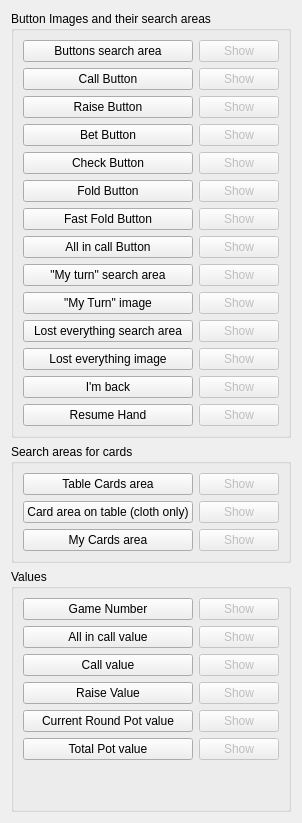
          <widget class="QWidget" name="tab_2">
           <attribute name="title">
            <string>Search areas</string>
           </attribute>
           <layout class="QGridLayout" name="gridLayout_10">
            <item row="0" column="0">
             <layout class="QGridLayout" name="gridLayout_6">
              <item row="0" column="0">
               <widget class="QGroupBox" name="groupBox">
                <property name="title">
                 <string>Button Images and their search areas</string>
                </property>
                <layout class="QGridLayout" name="gridLayout_3">
                 <item row="7" column="0">
                  <widget class="QPushButton" name="all_in_call_button">
                   <property name="toolTip">
                    <string>Ensure to only select the portion that never changes</string>
                   </property>
                   <property name="text">
                    <string>All in call Button</string>
                   </property>
                  </widget>
                 </item>
                 <item row="3" column="1">
                  <widget class="QPushButton" name="bet_button_show">
                   <property name="enabled">
                    <bool>false</bool>
                   </property>
                   <property name="text">
                    <string>Show</string>
                   </property>
                  </widget>
                 </item>
                 <item row="4" column="0">
                  <widget class="QPushButton" name="check_button">
                   <property name="toolTip">
                    <string>&lt;html&gt;&lt;head/&gt;&lt;body&gt;&lt;p&gt;Select the check button, or a small part of it that is unique.&lt;/p&gt;&lt;/body&gt;&lt;/html&gt;</string>
                   </property>
                   <property name="text">
                    <string>Check Button</string>
                   </property>
                  </widget>
                 </item>
                 <item row="9" column="0">
                  <widget class="QPushButton" name="my_turn">
                   <property name="toolTip">
                    <string>Best select the top left corner of the call button, or any other element that is always identical for all situations when it's your turn</string>
                   </property>
                   <property name="text">
                    <string>&quot;My Turn&quot; image</string>
                   </property>
                  </widget>
                 </item>
                 <item row="12" column="0">
                  <widget class="QPushButton" name="im_back">
                   <property name="toolTip">
                    <string>Image showing I'm back, in case of tha time out</string>
                   </property>
                   <property name="text">
                    <string>I'm back</string>
                   </property>
                  </widget>
                 </item>
                 <item row="5" column="0">
                  <widget class="QPushButton" name="fold_button">
                   <property name="toolTip">
                    <string>&lt;html&gt;&lt;head/&gt;&lt;body&gt;&lt;p&gt;Select small part of the fold button text.&lt;/p&gt;&lt;/body&gt;&lt;/html&gt;</string>
                   </property>
                   <property name="text">
                    <string>Fold Button</string>
                   </property>
                  </widget>
                 </item>
                 <item row="11" column="0">
                  <widget class="QPushButton" name="lost_everything">
                   <property name="toolTip">
                    <string>An image showing no funds left: e.g. 0.00</string>
                   </property>
                   <property name="text">
                    <string>Lost everything image</string>
                   </property>
                  </widget>
                 </item>
                 <item row="9" column="1">
                  <widget class="QPushButton" name="my_turn_show">
                   <property name="enabled">
                    <bool>false</bool>
                   </property>
                   <property name="text">
                    <string>Show</string>
                   </property>
                  </widget>
                 </item>
                 <item row="10" column="0">
                  <widget class="QPushButton" name="lost_everything_search_area">
                   <property name="toolTip">
                    <string>Select area to look for a sign that all funds are lost. This is usually the area of the player's left funds.</string>
                   </property>
                   <property name="text">
                    <string>Lost everything search area</string>
                   </property>
                  </widget>
                 </item>
                 <item row="1" column="1">
                  <widget class="QPushButton" name="call_button_show">
                   <property name="enabled">
                    <bool>false</bool>
                   </property>
                   <property name="text">
                    <string>Show</string>
                   </property>
                  </widget>
                 </item>
                 <item row="11" column="1">
                  <widget class="QPushButton" name="lost_everything_show">
                   <property name="enabled">
                    <bool>false</bool>
                   </property>
                   <property name="text">
                    <string>Show</string>
                   </property>
                  </widget>
                 </item>
                 <item row="6" column="0">
                  <widget class="QPushButton" name="fast_fold_button">
                   <property name="toolTip">
                    <string>&lt;html&gt;&lt;head/&gt;&lt;body&gt;&lt;p&gt;Select the text of the fast fold button.&lt;/p&gt;&lt;/body&gt;&lt;/html&gt;</string>
                   </property>
                   <property name="text">
                    <string>Fast Fold Button</string>
                   </property>
                  </widget>
                 </item>
                 <item row="8" column="1">
                  <widget class="QPushButton" name="my_turn_search_area_show">
                   <property name="enabled">
                    <bool>false</bool>
                   </property>
                   <property name="text">
                    <string>Show</string>
                   </property>
                  </widget>
                 </item>
                 <item row="1" column="0">
                  <widget class="QPushButton" name="call_button">
                   <property name="toolTip">
                    <string>&lt;html&gt;&lt;head/&gt;&lt;body&gt;&lt;p&gt;Only select a small portion of the button (e.g. the call text), without the actual call amount &lt;/p&gt;&lt;/body&gt;&lt;/html&gt;</string>
                   </property>
                   <property name="text">
                    <string>Call Button</string>
                   </property>
                  </widget>
                 </item>
                 <item row="0" column="1">
                  <widget class="QPushButton" name="buttons_search_area_show">
                   <property name="enabled">
                    <bool>false</bool>
                   </property>
                   <property name="text">
                    <string>Show</string>
                   </property>
                  </widget>
                 </item>
                 <item row="5" column="1">
                  <widget class="QPushButton" name="fold_button_show">
                   <property name="enabled">
                    <bool>false</bool>
                   </property>
                   <property name="text">
                    <string>Show</string>
                   </property>
                  </widget>
                 </item>
                 <item row="10" column="1">
                  <widget class="QPushButton" name="lost_everything_search_area_show">
                   <property name="enabled">
                    <bool>false</bool>
                   </property>
                   <property name="text">
                    <string>Show</string>
                   </property>
                  </widget>
                 </item>
                 <item row="4" column="1">
                  <widget class="QPushButton" name="check_button_show">
                   <property name="enabled">
                    <bool>false</bool>
                   </property>
                   <property name="text">
                    <string>Show</string>
                   </property>
                  </widget>
                 </item>
                 <item row="7" column="1">
                  <widget class="QPushButton" name="all_in_call_button_show">
                   <property name="enabled">
                    <bool>false</bool>
                   </property>
                   <property name="text">
                    <string>Show</string>
                   </property>
                  </widget>
                 </item>
                 <item row="3" column="0">
                  <widget class="QPushButton" name="bet_button">
                   <property name="minimumSize">
                    <size>
                     <width>0</width>
                     <height>0</height>
                    </size>
                   </property>
                   <property name="toolTip">
                    <string>&lt;html&gt;&lt;head/&gt;&lt;body&gt;&lt;p&gt;This is optional for tables where the raise button is sometimes called bet button. Here as well, just select the text without the number, to ensure it's the same all the time.&lt;/p&gt;&lt;/body&gt;&lt;/html&gt;</string>
                   </property>
                   <property name="text">
                    <string>Bet Button</string>
                   </property>
                  </widget>
                 </item>
                 <item row="12" column="1">
                  <widget class="QPushButton" name="im_back_show">
                   <property name="enabled">
                    <bool>false</bool>
                   </property>
                   <property name="text">
                    <string>Show</string>
                   </property>
                  </widget>
                 </item>
                 <item row="2" column="0">
                  <widget class="QPushButton" name="raise_button">
                   <property name="sizePolicy">
                    <sizepolicy hsizetype="Expanding" vsizetype="Fixed">
                     <horstretch>0</horstretch>
                     <verstretch>0</verstretch>
                    </sizepolicy>
                   </property>
                   <property name="toolTip">
                    <string>&lt;html&gt;&lt;head/&gt;&lt;body&gt;&lt;p&gt;Only select the raise text, without the chainging element of the raise amount &lt;/p&gt;&lt;/body&gt;&lt;/html&gt;</string>
                   </property>
                   <property name="text">
                    <string>Raise Button</string>
                   </property>
                  </widget>
                 </item>
                 <item row="13" column="1">
                  <widget class="QPushButton" name="resume_hand_show">
                   <property name="enabled">
                    <bool>false</bool>
                   </property>
                   <property name="text">
                    <string>Show</string>
                   </property>
                  </widget>
                 </item>
                 <item row="13" column="0">
                  <widget class="QPushButton" name="resume_hand">
                   <property name="text">
                    <string>Resume Hand</string>
                   </property>
                  </widget>
                 </item>
                 <item row="8" column="0">
                  <widget class="QPushButton" name="my_turn_search_area">
                   <property name="toolTip">
                    <string>Select an area where to look for a single sign that it's your turn</string>
                   </property>
                   <property name="text">
                    <string>&quot;My turn&quot; search area</string>
                   </property>
                  </widget>
                 </item>
                 <item row="2" column="1">
                  <widget class="QPushButton" name="raise_button_show">
                   <property name="enabled">
                    <bool>false</bool>
                   </property>
                   <property name="text">
                    <string>Show</string>
                   </property>
                  </widget>
                 </item>
                 <item row="0" column="0">
                  <widget class="QPushButton" name="buttons_search_area">
                   <property name="toolTip">
                    <string>Area where fold, call and raise buttons are located</string>
                   </property>
                   <property name="text">
                    <string>Buttons search area</string>
                   </property>
                  </widget>
                 </item>
                 <item row="6" column="1">
                  <widget class="QPushButton" name="fast_fold_button_show">
                   <property name="enabled">
                    <bool>false</bool>
                   </property>
                   <property name="text">
                    <string>Show</string>
                   </property>
                  </widget>
                 </item>
                </layout>
               </widget>
              </item>
              <item row="1" column="0">
               <widget class="QGroupBox" name="groupBox_6">
                <property name="title">
                 <string>Search areas for cards</string>
                </property>
                <layout class="QGridLayout" name="gridLayout_4">
                 <item row="0" column="1">
                  <widget class="QPushButton" name="table_cards_area_show">
                   <property name="enabled">
                    <bool>false</bool>
                   </property>
                   <property name="text">
                    <string>Show</string>
                   </property>
                  </widget>
                 </item>
                 <item row="3" column="1">
                  <widget class="QPushButton" name="my_cards_area_show">
                   <property name="enabled">
                    <bool>false</bool>
                   </property>
                   <property name="text">
                    <string>Show</string>
                   </property>
                  </widget>
                 </item>
                 <item row="3" column="0">
                  <widget class="QPushButton" name="my_cards_area">
                   <property name="toolTip">
                    <string>Area where the player holds his cards</string>
                   </property>
                   <property name="text">
                    <string>My Cards area</string>
                   </property>
                  </widget>
                 </item>
                 <item row="0" column="0">
                  <widget class="QPushButton" name="table_cards_area">
                   <property name="sizePolicy">
                    <sizepolicy hsizetype="Expanding" vsizetype="Fixed">
                     <horstretch>0</horstretch>
                     <verstretch>0</verstretch>
                    </sizepolicy>
                   </property>
                   <property name="toolTip">
                    <string>Area where the cards appear on the table at flop, turn and river</string>
                   </property>
                   <property name="text">
                    <string>Table Cards area</string>
                   </property>
                  </widget>
                 </item>
                 <item row="1" column="0">
                  <widget class="QPushButton" name="cloth_area">
                   <property name="toolTip">
                    <string>&lt;html&gt;&lt;head/&gt;&lt;body&gt;&lt;p&gt;Select the same &quot;Table Cards area&quot; but without the cards, just the cloth (this is for the recognition of the NN on the cards on the table). &lt;/p&gt;&lt;/body&gt;&lt;/html&gt;</string>
                   </property>
                   <property name="text">
                    <string>Card area on table (cloth only)</string>
                   </property>
                  </widget>
                 </item>
                 <item row="1" column="1">
                  <widget class="QPushButton" name="cloth_area_show">
                   <property name="enabled">
                    <bool>false</bool>
                   </property>
                   <property name="text">
                    <string>Show</string>
                   </property>
                  </widget>
                 </item>
                </layout>
               </widget>
              </item>
              <item row="2" column="0">
               <widget class="QGroupBox" name="groupBox_10">
                <property name="title">
                 <string>Values</string>
                </property>
                <layout class="QGridLayout" name="gridLayout_7">
                 <item row="0" column="0">
                  <widget class="QPushButton" name="game_number">
                   <property name="toolTip">
                    <string>Game number for collusion, in partypoker available on top right</string>
                   </property>
                   <property name="text">
                    <string>Game Number</string>
                   </property>
                  </widget>
                 </item>
                 <item row="0" column="1">
                  <widget class="QPushButton" name="game_number_show">
                   <property name="enabled">
                    <bool>false</bool>
                   </property>
                   <property name="text">
                    <string>Show</string>
                   </property>
                  </widget>
                 </item>
                 <item row="1" column="0">
                  <widget class="QPushButton" name="all_in_call_value">
                   <property name="toolTip">
                    <string>The all in call value may be in a different place in case the all in call button appears. Make sure to select the value narrowly and test it with the recognize number button</string>
                   </property>
                   <property name="text">
                    <string>All in call value</string>
                   </property>
                  </widget>
                 </item>
                 <item row="1" column="1">
                  <widget class="QPushButton" name="all_in_call_value_show">
                   <property name="enabled">
                    <bool>false</bool>
                   </property>
                   <property name="text">
                    <string>Show</string>
                   </property>
                  </widget>
                 </item>
                 <item row="2" column="0">
                  <widget class="QPushButton" name="call_value">
                   <property name="toolTip">
                    <string>Value on the call button, make sure to select narrowly and then test by pressing the recognize number button</string>
                   </property>
                   <property name="text">
                    <string>Call value</string>
                   </property>
                  </widget>
                 </item>
                 <item row="2" column="1">
                  <widget class="QPushButton" name="call_value_show">
                   <property name="enabled">
                    <bool>false</bool>
                   </property>
                   <property name="text">
                    <string>Show</string>
                   </property>
                  </widget>
                 </item>
                 <item row="3" column="0">
                  <widget class="QPushButton" name="raise_value">
                   <property name="toolTip">
                    <string>The value on the raise button. Make sure to select very narrowly and then test with the recognize number button</string>
                   </property>
                   <property name="text">
                    <string>Raise Value</string>
                   </property>
                   <property name="flat">
                    <bool>false</bool>
                   </property>
                  </widget>
                 </item>
                 <item row="3" column="1">
                  <widget class="QPushButton" name="raise_value_show">
                   <property name="enabled">
                    <bool>false</bool>
                   </property>
                   <property name="text">
                    <string>Show</string>
                   </property>
                  </widget>
                 </item>
                 <item row="4" column="0">
                  <widget class="QPushButton" name="current_round_pot">
                   <property name="toolTip">
                    <string>The pot of the current rount (e.g. flop). Select the area very narrowly and test it by pressing the recognize number button</string>
                   </property>
                   <property name="text">
                    <string>Current Round Pot value</string>
                   </property>
                  </widget>
                 </item>
                 <item row="4" column="1">
                  <widget class="QPushButton" name="current_round_pot_show">
                   <property name="enabled">
                    <bool>false</bool>
                   </property>
                   <property name="text">
                    <string>Show</string>
                   </property>
                  </widget>
                 </item>
                 <item row="5" column="0">
                  <widget class="QPushButton" name="total_pot_area">
                   <property name="sizePolicy">
                    <sizepolicy hsizetype="Expanding" vsizetype="Fixed">
                     <horstretch>0</horstretch>
                     <verstretch>0</verstretch>
                    </sizepolicy>
                   </property>
                   <property name="toolTip">
                    <string>Total pot. Make sure to only select the numbers very narrowly and test it by pressing the recognize number or text button</string>
                   </property>
                   <property name="text">
                    <string>Total Pot value</string>
                   </property>
                  </widget>
                 </item>
                 <item row="5" column="1">
                  <widget class="QPushButton" name="total_pot_area_show">
                   <property name="enabled">
                    <bool>false</bool>
                   </property>
                   <property name="text">
                    <string>Show</string>
                   </property>
                  </widget>
                 </item>
                 <item row="6" column="0">
                  <spacer name="verticalSpacer_2">
                   <property name="orientation">
                    <enum>Qt::Vertical</enum>
                   </property>
                   <property name="sizeHint" stdset="0">
                    <size>
                     <width>20</width>
                     <height>40</height>
                    </size>
                   </property>
                  </spacer>
                 </item>
                </layout>
               </widget>
              </item>
             </layout>
            </item>
           </layout>
          </widget>
